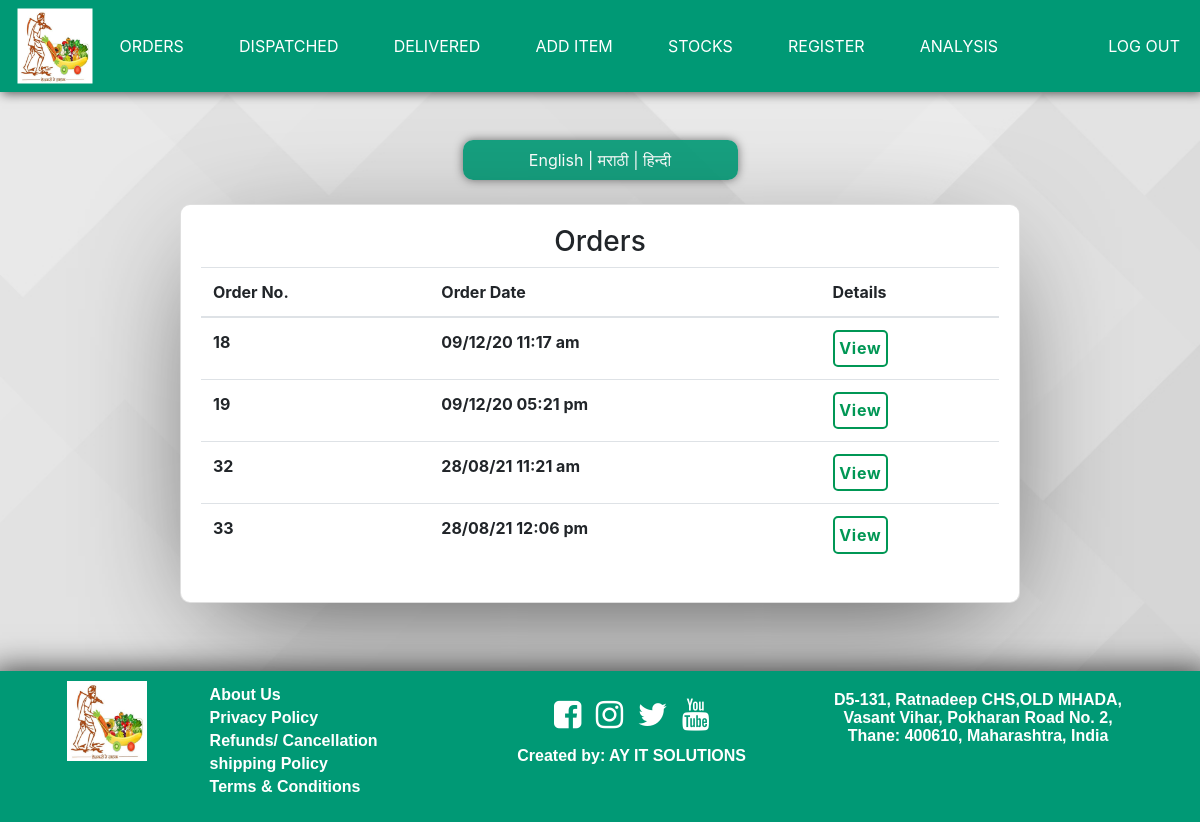
Before: /owner/ownerdash.php (signed in) with the older database file.
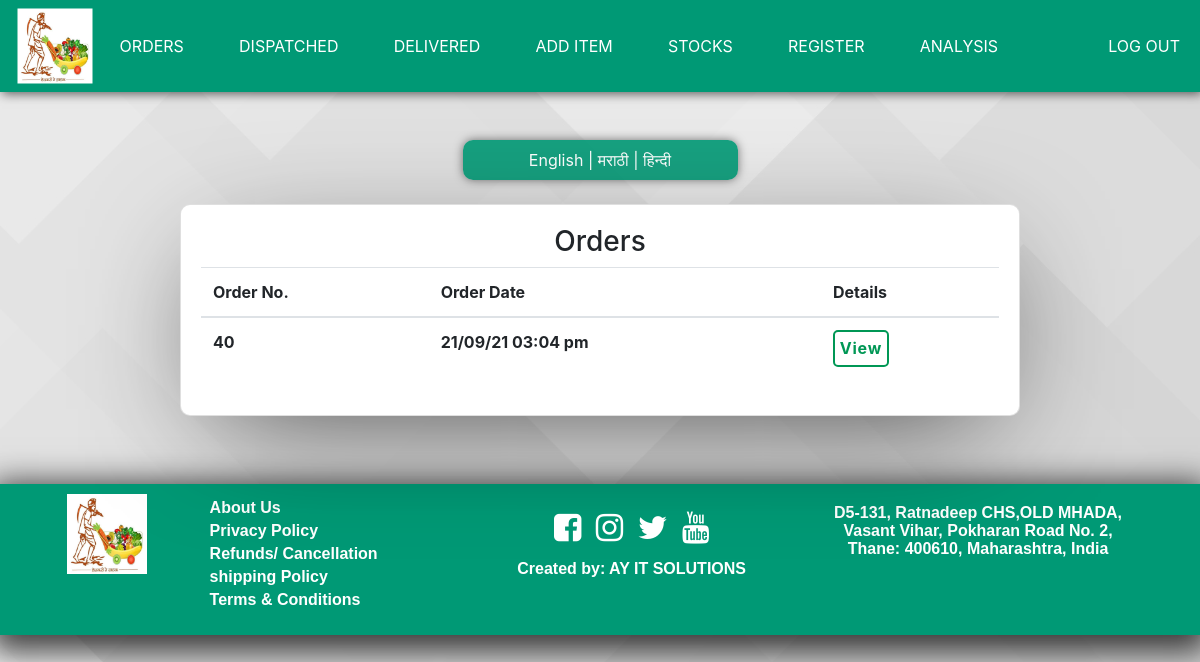
After: the same page with the newer database file.
### tables this page shows
CREATE TABLE `finalorder` (
  `o_id` double NOT NULL,
  `c_id` double NOT NULL,
  `payment_id` varchar(50) DEFAULT NULL,
  `deliveryboy` int(5) NOT NULL,
  `delivery` int(2) NOT NULL COMMENT 'if yes 1 or 0',
  `timeorder` int(11) NOT NULL,
  `timedispatch` int(11) NOT NULL,
  `timedelivery` int(11) NOT NULL,
  `cancel` int(2) NOT NULL
);

### owner/ownerdash.php (the view, shortened to what this page needs)
<?php
  include dirname(dirname(__FILE__)).DIRECTORY_SEPARATOR.'includes'.DIRECTORY_SEPARATOR.'dbconn.php';
?>
<!DOCTYPE html>
<html lang="en">
<head>
<link rel="stylesheet" href="https://cdnjs.cloudflare.com/ajax/libs/font-awesome/4.7.0/css/font-awesome.min.css">
<link rel="stylesheet" href="https://maxcdn.bootstrapcdn.com/bootstrap/4.0.0/css/bootstrap.min.css">
<link rel="stylesheet" href="../css/main.css">
<link rel="stylesheet" href="../css/cards.css">
</head>
<body background="../images/back2.jpg">
  <?php
    include dirname(dirname(__FILE__)).DIRECTORY_SEPARATOR.'includes'.DIRECTORY_SEPARATOR.'ownerheader.php';
   ?>
<br><br>
<div class="col" style="margin: auto;">
<p class="languages"><a href="?lang=english">English</a> | <a href="?lang=marathi">मराठी</a> | <a href="?lang=hindi">हिन्दी</a></p>
</div><br>
<div class="card ownercard">
  <h3 style="text-align:center;">Orders</h3>
  <table class="table table-hover" style="padding:20px;">
<thead>
  <tr>
    <th scope="col">Order No.</th>
    <th scope="col">Order Date</th>
    <th scope="col">Details</th>
  </tr>
</thead>
<tbody>
    <?php
    $query = "SELECT * FROM finalorder WHERE delivery=0 && deliveryboy=0 ORDER BY o_id ASC;";
    $result = mysqli_query($con, $query);
    if (mysqli_num_rows($result) > 0)
    {
        while ($row1 = mysqli_fetch_assoc($result)) {
          $ordertime=date('d/m/y h:i a', $row1['timeorder']);
            echo '
            <tr>
              <th scope="col">'.$row1['o_id'].'</th>
              <th scope="col">'.$ordertime.'</th>
              <th scope="col">
                <form action="./order.php" method="post" id="form1">
                  <input type="hidden" name="orderid" value="'.$row1['o_id'].'">
                  <input type="hidden" name="customerid" value="'.$row1['c_id'].'">
                  <input type="hidden" name="ordertime" value="'.$ordertime.'">
                  <input type="hidden" name="deliveryboy" value="1">
                  <input type="submit"class="btn btnwhite" name="vieworderitems" value="View">
                </form>
              </th>
            </tr>';
        }
      }
     ?>
</tbody>
</table>
</div>
       <?php include dirname(dirname(__FILE__)).DIRECTORY_SEPARATOR.'includes'.DIRECTORY_SEPARATOR.'footer.php';   ?>
</body>
</html>

Changed rows visible on the page:
no longer on this page (row edited): finalorder: o_id "18", timeorder "09/12/20 11:17 am"
removed finalorder: o_id "19", timeorder "09/12/20 05:21 pm"
removed finalorder: o_id "32", timeorder "28/08/21 11:21 am"
removed finalorder: o_id "33", timeorder "28/08/21 12:06 pm"
added finalorder: o_id "40", timeorder "21/09/21 03:04 pm"
